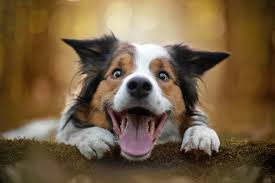
//> input picture 5_playing_with_image_arrays/assets/dog.jpeg, 275 x 183 px
$ ./main   (built with g++ and OpenCV 4)
//> lines starting //> are read from the running program, lines starting //| are printed output that depends on the picture
// [19 lines of licence text are left out]

#include <iostream>
#include <opencv2/highgui.hpp>
#include <opencv2/imgcodecs.hpp>
#include <opencv2/imgproc.hpp>
#include <opencv2/core.hpp>

using namespace std;

int main(){
    //reading an image and converting to cv::Mat format
    cv::Mat img = cv::imread("./assets/dog.jpeg", cv::IMREAD_GRAYSCALE);
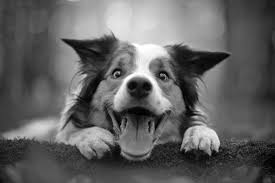
//> img: 183 rows x 275 cols, CV_8UC1; min 0, max 255, mean 97.6
    cv::Mat img4;
    cv::Vec3b* ptr;

    //obtaining the dimensions of the image
    int width = img.size().width;
//> width = 275
    int height = img.size().height;
//> height = 183
    cout << "Width of the image: " << width << endl;
//| Width of the image: 275
    cout << "Height of the image: " << height << endl;
//| Height of the image: 183

    cv::Mat img3 = cv::Mat::zeros(cv::Size(height/2, width/2), CV_8UC1);

    //image compression
    //resizing an image-this essentially removes every alternate pixel rows
    cv::resize(img, img4, cv::Size(width/2, height/2));
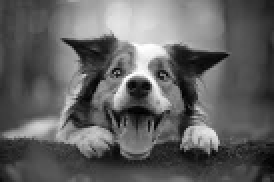
//> img4: 91 rows x 137 cols, CV_8UC1 (shown 2 times larger); min 0, max 255, mean 97.5

    //cropping an image
    // The general syntax for cropping an image is :
    // img(Range(start_row, end_row), Range(start_column, end_column));
    // The following is using OpenCV Mat container's inbuilt slicing functionality
    cv::Mat img2 = img(cv::Range(0, width/2), cv::Range(0, height/2));
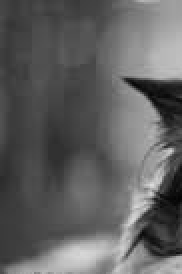
//> img2: 137 rows x 91 cols, CV_8UC1 (shown 2 times larger); min 4, max 220, mean 96.5

    // The following implementation is using for loop to demonstrate pointer arithmetic
    for(int r = 0; r<height/2; r++)
    {
        for(int c = 0; c<width/2; c++)
        {
            img3.at<uchar>(c,r) = img.at<uchar>(c,r);
        }
    }

    //displaying the images
    cv::imshow("window", img);
    cv::imshow("resized image", img4);
    cv::imshow("cropped image", img2);
    cv::imshow("cropped image retake", img3);
    cv::waitKey(0);

    return 0;
}
